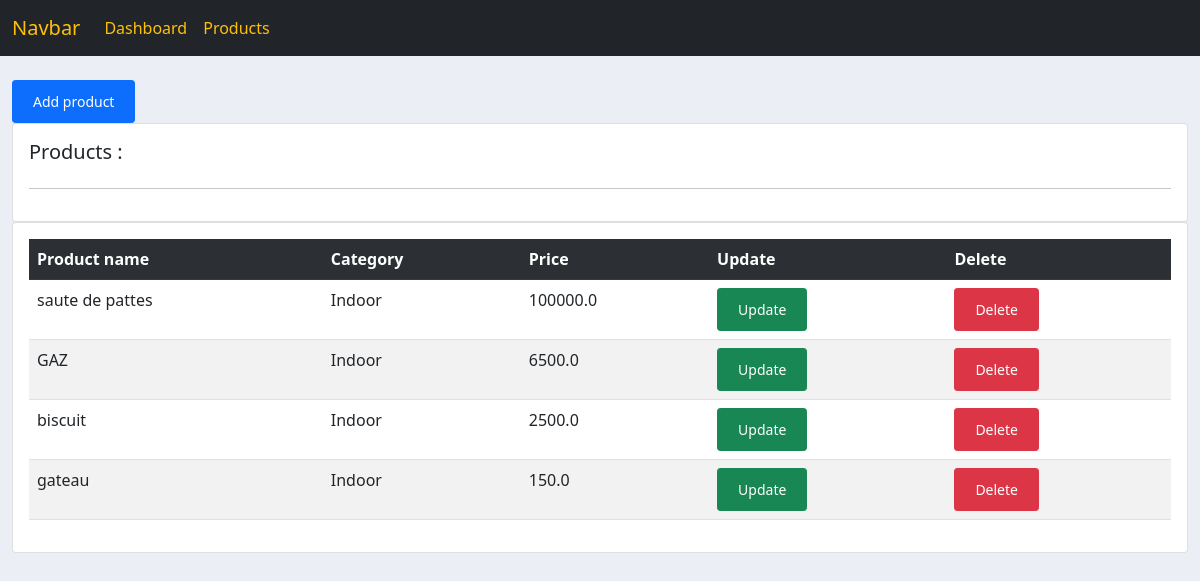
The app's page /product/ with its own data.
### Inv/models.py (models this page shows, shortened)
class Product(models.Model):
    CATEGORY = (
        ('Indoor', 'Indoor'),
        ('Out Door', 'Out Door'),
    )
    name = models.CharField(max_length=50, null=True)
    prices = models.FloatField()
    category = models.CharField(max_length=50, null=True, choices=CATEGORY)
    description = models.CharField(max_length=200, null=True, blank=True)
    date_created = models.DateTimeField(auto_now_add=True, null=True)
    tags = models.ManyToManyField(Tags)

### Inv/views.py (the view)
# urls.py: path('product/', views.product, name='Product'),
def product(request):
    item = Product.objects.all()
    context = {
        'item': item
    }
    return render(request, 'Inv/product.html', context)

### template/Inv/product.html
{% extends 'Inv/base.html' %}
{% block content %}
<br>
<div class="row">
    <div class="col-md">
        <a class="btn btn-primary btn-sm btn-block" href="{% url 'Create_product' %}">Add product</a>
    </div>
</div>
<div class="row">
    <div class="col-md">
        <div class="card card-body">
            <h5 class="text-dark">Products : </h5>
            <hr>
        </div>
        <div class="card card-body">
            <table class="table table-striped table-hover">
                <tr class="table-dark">
                    <th>Product name</th>
                    <th>Category</th>
                    <th>Price</th>
                    <th>Update</th>
                    <th>Delete</th>
                </tr>
                {% for i in item %}
                <tr>
                    <td>{{i.name}}</td>
                    <td>{{i.category}}</td>
                    <td>{{i.prices}}</td>
                    <td><a class="btn btn-sm btn-success" href="{% url 'Update_product' i.id %}">Update</a></td>
                    <td><a class="btn btn-sm btn-danger" href="{% url 'Delete_product' i.id %}">Delete</a></td>
                </tr>
                {% endfor %}
            </table>
        </div>
    </div>
</div>
{% endblock %}

### static/css/main.css (style rules this page uses)
body { background-color: #ebeff5; }
.btn { padding: 10px 20px; cursor: pointer; text-align: center; }

### records on screen
Product: name "saute de pattes", category "Indoor", prices "100000.0"
Product: name "GAZ", category "Indoor", prices "6500.0"
Product: name "biscuit", category "Indoor", prices "2500.0"
Product: name "gateau", category "Indoor", prices "150.0"
